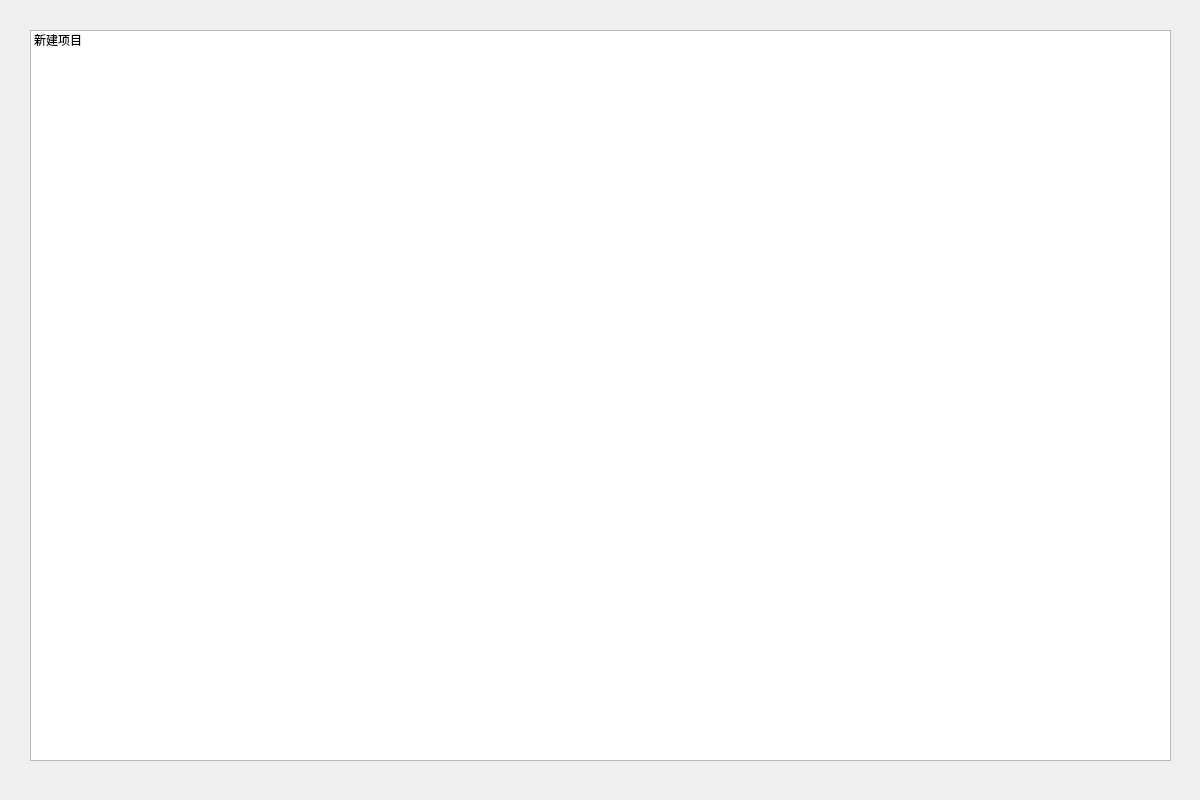
<?xml version="1.0" encoding="UTF-8"?>
<ui version="4.0">
 <class>MainWindow</class>
 <widget class="QMainWindow" name="MainWindow">
  <property name="geometry">
   <rect>
    <x>0</x>
    <y>0</y>
    <width>1200</width>
    <height>800</height>
   </rect>
  </property>
  <property name="windowTitle">
   <string>MainWindow</string>
  </property>
  <widget class="QWidget" name="centralwidget">
   <widget class="QListWidget" name="listWidget">
    <property name="geometry">
     <rect>
      <x>30</x>
      <y>30</y>
      <width>1141</width>
      <height>731</height>
     </rect>
    </property>
    <property name="viewMode">
     <enum>QListView::IconMode</enum>
    </property>
    <item>
     <property name="text">
      <string>新建项目</string>
     </property>
     <property name="icon">
      <iconset resource="src/resources.qrc">
       <normaloff>:/mainBackground/7.png</normaloff>:/mainBackground/7.png</iconset>
     </property>
    </item>
   </widget>
  </widget>
 </widget>
 <resources>
  <include location="src/resources.qrc"/>
 </resources>
 <connections/>
</ui>
